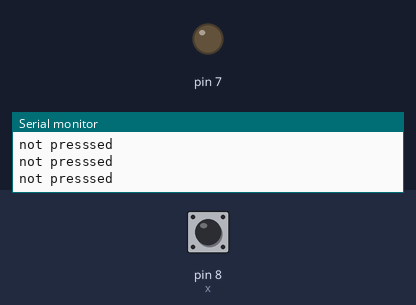
Simulated run of this sketch. Board: Arduino Uno, built with avr-gcc and run on an emulated ATmega328P. Shown: output pins drawn as LEDs (lit = HIGH), the last lines printed to the serial monitor. Dashed ring = blinking. The inputs (shaded band) are chosen by the test bench; at power-on: pin 8 (x) LOW.

Above: at 1.2 s.
1.3 s: pin 8 (x) driven HIGH
At 2.5 s:
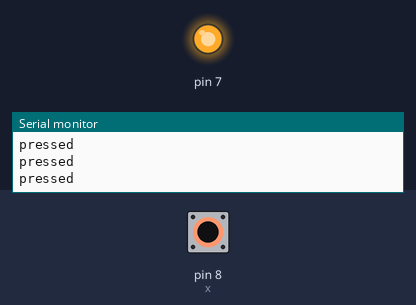
2.8 s: pin 8 (x) driven LOW
At 4.0 s:
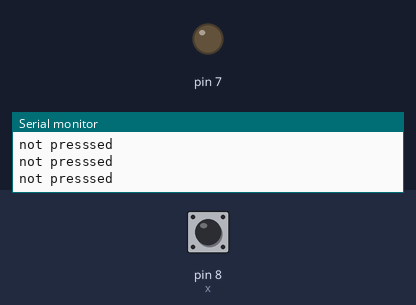
4.3 s: pin 8 (x) pulsed HIGH 2 times (0.12 s each, 0.3 s apart)
At 4.37 s:
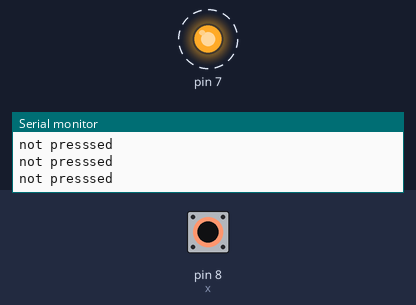
7.9 s: pin 8 (x) pulsed HIGH 5 times (0.12 s each, 0.3 s apart)
At 9.6 s:
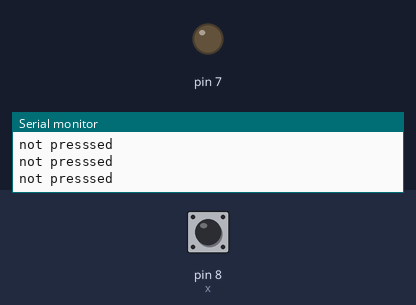
Timing chart, 0 to 11.1 s (numbered marks = the images above; inputs shaded):
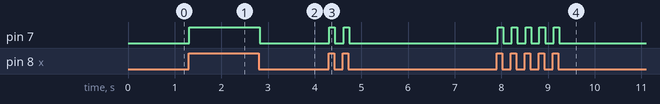

The sketch:

led_button.ino
```cpp
const int x=8;
bool pressed=true;
void setup()
{
 Serial.begin(9600);
 pinMode(7,OUTPUT);
 pinMode(8,INPUT);
}
void loop()
{
  bool currentstate=digitalRead(x);
  if(currentstate==true)
  {
    Serial.println("pressed");
    digitalWrite(7,HIGH);
    //delay(2000);
  }
  else
  {
    Serial.println("not presssed");
    digitalWrite(7,LOW);
    //delay(2000);
  }
}
```

Measured:
- after the input at 1.3 s, pin 7: LOW → HIGH at once
- after the input at 2.8 s, pin 7: HIGH → LOW at once
- after the input at 4.3 s, pin 7: alternates HIGH for 0.12 s and LOW for 0.18 s, 4 changes in all, then stays LOW, starting at once
- after the input at 7.9 s, pin 7: alternates HIGH for 0.12 s and LOW for 0.18 s, 10 changes in all, then stays LOW, starting at once
